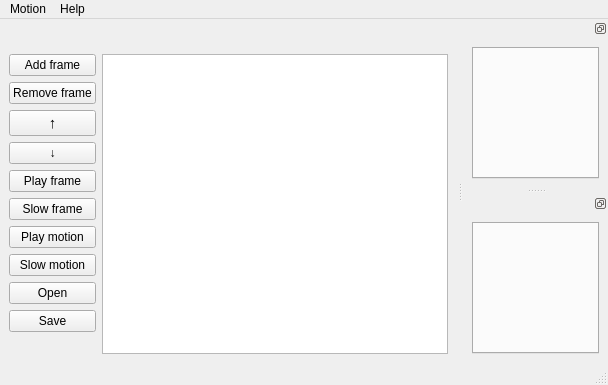
<?xml version="1.0" encoding="UTF-8"?>
<ui version="4.0">
 <class>MainWindow</class>
 <widget class="QMainWindow" name="MainWindow">
  <property name="geometry">
   <rect>
    <x>0</x>
    <y>0</y>
    <width>608</width>
    <height>385</height>
   </rect>
  </property>
  <property name="windowTitle">
   <string>Trajectory Editor 2</string>
  </property>
  <widget class="QWidget" name="centralwidget">
   <layout class="QGridLayout" name="gridLayout">
    <item row="0" column="0">
     <layout class="QVBoxLayout" name="verticalLayout">
      <item>
       <widget class="QLabel" name="headerLabel">
        <property name="text">
         <string/>
        </property>
        <property name="alignment">
         <set>Qt::AlignCenter</set>
        </property>
       </widget>
      </item>
      <item>
       <widget class="RVizWidget" name="rviz" native="true">
        <property name="sizePolicy">
         <sizepolicy hsizetype="Expanding" vsizetype="Expanding">
          <horstretch>0</horstretch>
          <verstretch>0</verstretch>
         </sizepolicy>
        </property>
       </widget>
      </item>
      <item>
       <layout class="QHBoxLayout" name="horizontalLayout">
        <item>
         <layout class="QVBoxLayout" name="verticalLayout_2">
          <item>
           <widget class="QPushButton" name="addFrameButton">
            <property name="text">
             <string>Add frame</string>
            </property>
           </widget>
          </item>
          <item>
           <widget class="QPushButton" name="remFrameButton">
            <property name="text">
             <string>Remove frame</string>
            </property>
           </widget>
          </item>
          <item>
           <widget class="QPushButton" name="moveUpButton">
            <property name="font">
             <font>
              <pointsize>11</pointsize>
             </font>
            </property>
            <property name="text">
             <string>↑</string>
            </property>
           </widget>
          </item>
          <item>
           <widget class="QPushButton" name="moveDownButton">
            <property name="text">
             <string>↓</string>
            </property>
           </widget>
          </item>
          <item>
           <widget class="QPushButton" name="playFrameButton">
            <property name="text">
             <string>Play frame</string>
            </property>
           </widget>
          </item>
          <item>
           <widget class="QPushButton" name="playFrameSlowButton">
            <property name="text">
             <string>Slow frame</string>
            </property>
           </widget>
          </item>
          <item>
           <widget class="QPushButton" name="playMotionButton">
            <property name="text">
             <string>Play motion</string>
            </property>
           </widget>
          </item>
          <item>
           <widget class="QPushButton" name="playMotionSlowButton">
            <property name="text">
             <string>Slow motion</string>
            </property>
           </widget>
          </item>
          <item>
           <widget class="QPushButton" name="openButton">
            <property name="text">
             <string>Open</string>
            </property>
           </widget>
          </item>
          <item>
           <widget class="QPushButton" name="saveButton">
            <property name="text">
             <string>Save</string>
            </property>
           </widget>
          </item>
          <item>
           <spacer name="verticalSpacer">
            <property name="orientation">
             <enum>Qt::Vertical</enum>
            </property>
            <property name="sizeHint" stdset="0">
             <size>
              <width>20</width>
              <height>40</height>
             </size>
            </property>
           </spacer>
          </item>
         </layout>
        </item>
        <item>
         <widget class="QListView" name="trajectoryView">
          <property name="showDropIndicator" stdset="0">
           <bool>false</bool>
          </property>
          <property name="dragEnabled">
           <bool>false</bool>
          </property>
          <property name="dragDropMode">
           <enum>QAbstractItemView::NoDragDrop</enum>
          </property>
          <property name="defaultDropAction">
           <enum>Qt::IgnoreAction</enum>
          </property>
          <property name="alternatingRowColors">
           <bool>false</bool>
          </property>
          <property name="selectionMode">
           <enum>QAbstractItemView::ExtendedSelection</enum>
          </property>
          <property name="resizeMode">
           <enum>QListView::Adjust</enum>
          </property>
         </widget>
        </item>
       </layout>
      </item>
     </layout>
    </item>
   </layout>
  </widget>
  <widget class="QMenuBar" name="menubar">
   <property name="geometry">
    <rect>
     <x>0</x>
     <y>0</y>
     <width>608</width>
     <height>25</height>
    </rect>
   </property>
   <widget class="QMenu" name="menuMotion">
    <property name="title">
     <string>Motion</string>
    </property>
    <addaction name="actionNew_motion"/>
    <addaction name="actionOpen"/>
    <addaction name="actionSave"/>
    <addaction name="actionSave_as"/>
    <addaction name="actionSave_mirrored_as"/>
    <addaction name="actionPlay"/>
    <addaction name="actionPlayMotionSlow"/>
   </widget>
   <widget class="QMenu" name="menuHelp">
    <property name="title">
     <string>Help</string>
    </property>
    <addaction name="actionControls"/>
    <addaction name="actionAbout"/>
   </widget>
   <addaction name="menuMotion"/>
   <addaction name="menuHelp"/>
  </widget>
  <widget class="QStatusBar" name="statusbar"/>
  <widget class="QDockWidget" name="jointsDock">
   <property name="sizePolicy">
    <sizepolicy hsizetype="Expanding" vsizetype="Expanding">
     <horstretch>0</horstretch>
     <verstretch>0</verstretch>
    </sizepolicy>
   </property>
   <property name="features">
    <set>QDockWidget::DockWidgetFloatable|QDockWidget::DockWidgetMovable</set>
   </property>
   <property name="windowTitle">
    <string/>
   </property>
   <attribute name="dockWidgetArea">
    <number>2</number>
   </attribute>
   <widget class="QWidget" name="dockWidgetContents_4">
    <layout class="QGridLayout" name="gridLayout_2">
     <item row="0" column="0">
      <widget class="QTabWidget" name="jointsTabWidget">
       <property name="currentIndex">
        <number>-1</number>
       </property>
      </widget>
     </item>
    </layout>
   </widget>
  </widget>
  <widget class="QDockWidget" name="headerDock">
   <property name="sizePolicy">
    <sizepolicy hsizetype="Expanding" vsizetype="Expanding">
     <horstretch>0</horstretch>
     <verstretch>0</verstretch>
    </sizepolicy>
   </property>
   <property name="features">
    <set>QDockWidget::DockWidgetFloatable|QDockWidget::DockWidgetMovable</set>
   </property>
   <property name="windowTitle">
    <string/>
   </property>
   <attribute name="dockWidgetArea">
    <number>2</number>
   </attribute>
   <widget class="QWidget" name="dockWidgetContents">
    <layout class="QGridLayout" name="gridLayout_3">
     <item row="0" column="0">
      <widget class="QTabWidget" name="headerTabWidget"/>
     </item>
    </layout>
   </widget>
  </widget>
  <action name="actionOpen">
   <property name="text">
    <string>Open</string>
   </property>
  </action>
  <action name="actionSave">
   <property name="text">
    <string>Save</string>
   </property>
  </action>
  <action name="actionNew_motion">
   <property name="text">
    <string>New</string>
   </property>
  </action>
  <action name="actionPlay">
   <property name="text">
    <string>Play</string>
   </property>
  </action>
  <action name="actionPlayMotionSlow">
   <property name="text">
    <string>Play slow</string>
   </property>
  </action>
  <action name="actionSave_as">
   <property name="text">
    <string>Save as</string>
   </property>
  </action>
  <action name="actionControls">
   <property name="text">
    <string>Controls</string>
   </property>
  </action>
  <action name="actionAbout">
   <property name="text">
    <string>About</string>
   </property>
  </action>
  <action name="actionSave_mirrored_as">
   <property name="text">
    <string>Save mirrored as</string>
   </property>
  </action>
 </widget>
 <customwidgets>
  <customwidget>
   <class>RVizWidget</class>
   <extends>QWidget</extends>
   <header>include/trajectory_editor_2/rvizwidget.h</header>
   <container>1</container>
  </customwidget>
 </customwidgets>
 <resources/>
 <connections/>
</ui>
